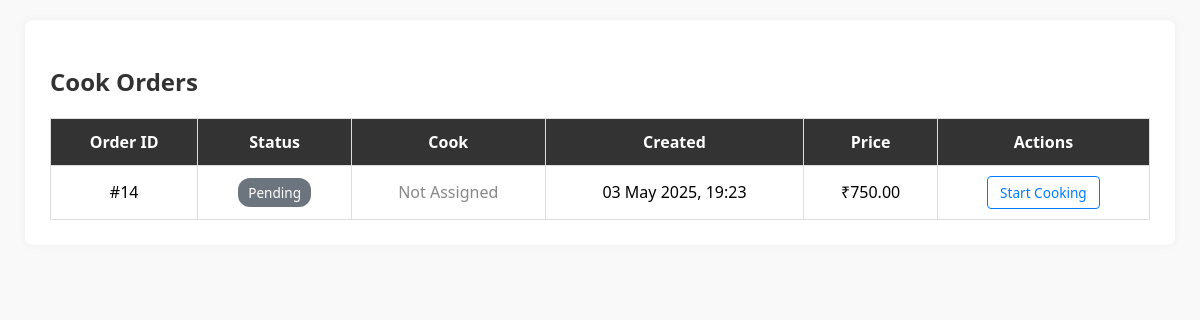
The page /main_page/cook/orders/ (signed in) on the database as committed earlier.
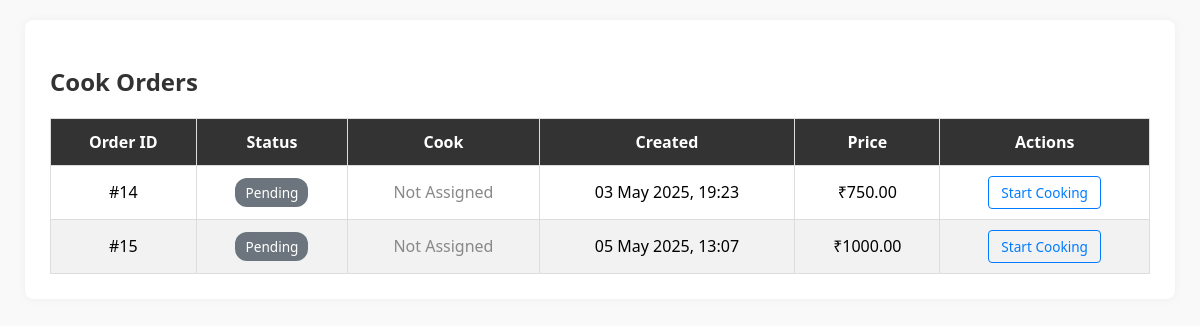
The same page on the database as committed later.
### main_page/models.py (models this page shows, shortened)
class Order(models.Model):
    user = models.ForeignKey(
        settings.AUTH_USER_MODEL, on_delete=models.CASCADE, null=True, blank=True
    )
    created_at = models.DateTimeField(
        auto_now_add=True, null=True, blank=True
    )  # Allows created_at to be optional
    total_price = models.DecimalField(
        max_digits=10, decimal_places=2, null=True, blank=True
    )  # Allows total price to be optional
    STATUS_CHOICES = (
        ("pending", "Pending"),
        ("cooking", "Cooking"),
        ("ready", "Ready"),
        ("Cooked_And_Delivered", "Cooked_And_Delivered"),
    )
    DELIVERY_STATUS_CHOICES = (
        ("ready_for_pickup", "Ready for Pickup"),
        ("pickup_on_way", "Pickup on the Way"),
        ("delivered", "Delivered"),
    )
    cook = models.ForeignKey(
        settings.AUTH_USER_MODEL,
        on_delete=models.SET_NULL,
        null=True,
        blank=True,
        related_name="cooked_orders",
    )
    delivery_person = models.ForeignKey(
        settings.AUTH_USER_MODEL,
        on_delete=models.SET_NULL,
        null=True,
        blank=True,
        related_name="delivered_orders",
    )
    status = models.CharField(max_length=20, choices=STATUS_CHOICES, default="pending")
    delivery_status = models.CharField(
        max_length=20, choices=DELIVERY_STATUS_CHOICES, default="ready_for_pickup"
    )
    payment_method = models.CharField(
        max_length=50,
        choices=[
            ("COD", "Cash on Delivery"),
            ("Card", "Card"),
            ("UPI", "UPI"),
        ],
        null=True,
        blank=True,
    )
    payment_status = models.CharField(
        max_length=20,
        choices=[
            ("pending", "Pending"),
            ("paid", "Paid"),
            ("failed", "Failed"),
        ],
        default="pending",
    )

### main_page/views.py (the view)
# urls.py: path("cook/orders/", views.cook_orders, name="cook_orders"),
@login_required
def cook_orders(request):
    orders = Order.objects.filter(status__in=["pending", "cooking"]).order_by(
        "created_at"
    )
    return render(request, "main_page/cook_orders.html", {"orders": orders})

### templates/main_page/cook_orders.html (shortened to what this page needs)
<!DOCTYPE html>
<html lang="en">
<head>
</head>
<body>
    <div class="container">
        <h2>Cook Orders</h2>
        <table>
            <thead>
                <tr>
                    <th>Order ID</th>
                    <th>Status</th>
                    <th>Cook</th>
                    <th>Created</th>
                    <th>Price</th>
                    <th>Actions</th>
                </tr>
            </thead>
            <tbody>
                {% for order in orders %}
                <tr>
                    <td data-label="Order ID">#{{ order.id }}</td>
                    <td data-label="Status">
                        <span class="badge
                            {% if order.status == 'pending' %}bg-secondary
                            {% elif order.status == 'cooking' %}bg-warning
                            {% elif order.status == 'ready' %}bg-success
                            {% endif %}
                        ">
                            {{ order.get_status_display }}
                        </span>
                    </td>
                    <td data-label="Cook">
                        {% if order.cook %}
                            {{ order.cook.username }}
                        {% else %}
                            <span class="text-muted">Not Assigned</span>
                        {% endif %}
                    </td>
                    <td data-label="Created">{{ order.created_at|date:"d M Y, H:i" }}</td>
                    <td data-label="Price">₹{{ order.total_price }}</td>
                    <td data-label="Actions">
                        {% if order.status == 'pending' %}
                            <a href="{% url 'mark_order_cooked' order.id %}" class="btn btn-outline-primary">Start Cooking</a>
                        {% elif order.status == 'cooking' %}
                            <a href="{% url 'mark_order_cooked' order.id %}" class="btn btn-success">Mark Ready</a>
                        {% else %}
                            <span class="text-muted">No Action</span>
                        {% endif %}
                    </td>
                </tr>
                {% empty %}
                <tr>
                    <td colspan="6" class="text-muted text-center">No orders to show.</td>
                </tr>
                {% endfor %}
            </tbody>
        </table>
    </div>
</body>
</html>

Rows that differ between the two databases and show on the page:
added Order: id "15", status "Pending", shows "Not Assigned", created_at "05 May 2025, 13:07", total_price "1000.00", shows "Start Cooking"
